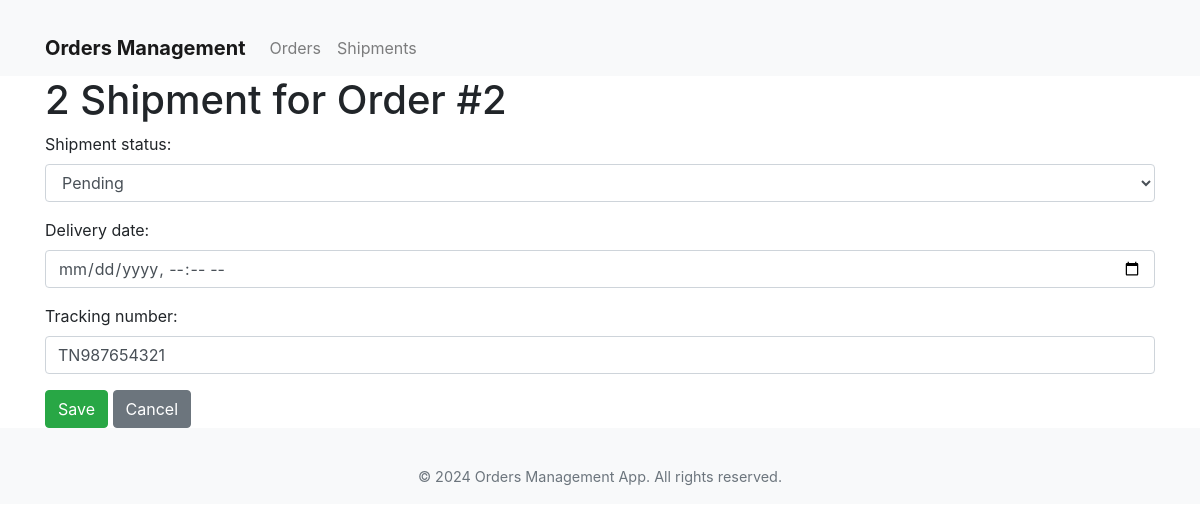
Screenshot of /orders/shipment/2/edit/ with the database file from the repository.
### orders/models.py (models this page shows, shortened)
class Shipment(models.Model):
    STATUS_CHOICES = [
        ('Pending', 'Pending'),
        ('In Transit', 'In Transit'),
        ('Delivered', 'Delivered'),
    ]
    order = models.ForeignKey(Order, on_delete=models.CASCADE)
    shipment_date = models.DateTimeField(auto_now_add=True)
    delivery_date = models.DateTimeField(null=True, blank=True)
    shipment_status = models.CharField(max_length=20, choices=STATUS_CHOICES, default='Pending')
    tracking_number = models.CharField(max_length=255, blank=True)

class Order(models.Model):
    STATUS_CHOICES = [
        ('Pending', 'Pending'),
        ('Shipped', 'Shipped'),
        ('Completed', 'Completed'),
    ]
    customer = models.ForeignKey(Customer, on_delete=models.CASCADE)
    order_date = models.DateTimeField(auto_now_add=True)
    order_status = models.CharField(max_length=10, choices=STATUS_CHOICES, default='Pending')
    total_amount = models.DecimalField(max_digits=10, decimal_places=2, default=0)

### orders/views.py (the view)
# urls.py: path('shipment/<int:pk>/edit/', views.shipment_update, name='shipment_update'),
def shipment_update(request, pk):
    shipment = get_object_or_404(Shipment, pk=pk)
    order = shipment.order  # Get the associated order
    if request.method == "POST":
        form = ShipmentForm(request.POST, instance=shipment)
        if form.is_valid():
            form.save()
            return redirect('orders:shipment_detail', order_id=order.id)
    else:
        form = ShipmentForm(instance=shipment)
    return render(request, 'orders/shipment_form.html', {'form': form, 'order': order})

### orders/forms.py
class ShipmentForm(forms.ModelForm):
    class Meta:
        model = Shipment
        fields = ['shipment_date', 'delivery_date', 'shipment_status', 'tracking_number']
        exclude = ['shipment_date']
        widgets = {
            'shipment_date': forms.DateTimeInput(attrs={'class': 'form-control', 'type': 'datetime-local'}),
            'delivery_date': forms.DateTimeInput(attrs={'class': 'form-control', 'type': 'datetime-local'}),
            'shipment_status': forms.Select(attrs={'class': 'form-control'}),
            'tracking_number': forms.TextInput(attrs={'class': 'form-control'}),
        }

### orders/templates/orders/shipment_form.html (shortened to what this page needs)
{% extends 'orders/layout.html' %}
{% block content %}
<h1>{{ form.instance.id|default:"Create" }} Shipment for Order #{{ order.id }}</h1>
<form method="post">
    <div class="form-group">
        {{ form.shipment_status.label_tag }}
        {{ form.shipment_status }}
    </div>
    <div class="form-group">
        {{ form.delivery_date.label_tag }}
        {{ form.delivery_date }}
    </div>
    <div class="form-group">
        {{ form.tracking_number.label_tag }}
        {{ form.tracking_number }}
    </div>
    <button type="submit" class="btn btn-success">Save</button>
    <a href="{% url 'orders:order_detail' order.id %}" class="btn btn-secondary">Cancel</a>
</form>
{% endblock %}

### orders/templates/orders/layout.html (style rules this page uses)
body { padding-top: 56px; }

### rows the page displays
Shipment: instance.id "2", shipment_status "Pending", tracking_number "TN987654321"
Order: id "2"
